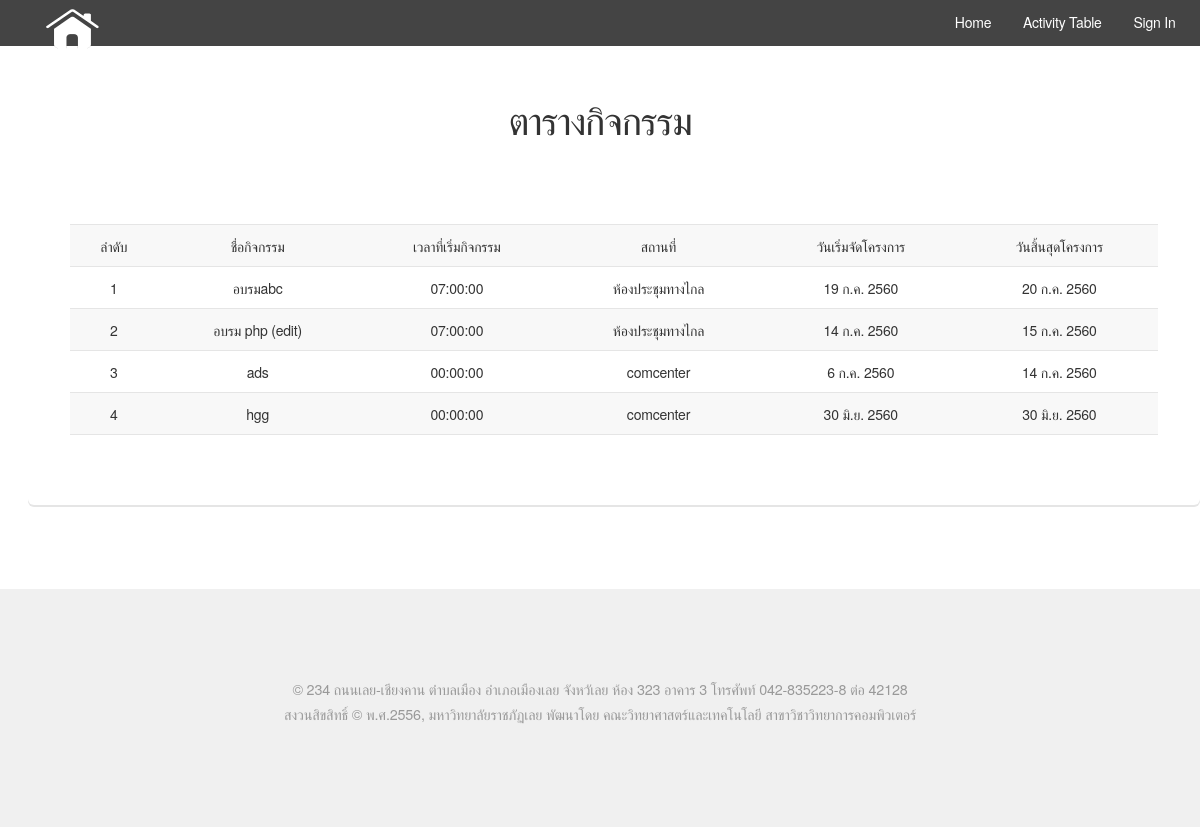
Page /tableindex.php on the committed database.
### tables this page shows
CREATE TABLE `activity` (
  `act_id` int(7) NOT NULL AUTO_INCREMENT,
  `act_name` varchar(255) NOT NULL,
  `act_datestart` date NOT NULL,
  `act_dateend` date NOT NULL,
  `start_time` time NOT NULL,
  `act_hour` int(2) NOT NULL,
  `act_location` varchar(255) NOT NULL,
  `act_number` int(7) NOT NULL,
  `rec_date` date NOT NULL,
  `respon` int(7) NOT NULL,
  `status_respon` int(1) NOT NULL,
  `year1` int(1) NOT NULL,
  `year2` int(1) NOT NULL,
  `year3` int(1) NOT NULL,
  `year4` int(1) NOT NULL,
  PRIMARY KEY (`act_id`)
);

### funtion/funcDateThai.php (called while the page is built, shortened)
<?php
	function DateThai1($strDate1)
	{
		$strYear = date("Y",strtotime($strDate1))+543;
		$strMonth= date("n",strtotime($strDate1));
		$strDay= date("j",strtotime($strDate1));
		$strMonthCut = Array("","ม.ค.","ก.พ.","มี.ค.","เม.ย.","พ.ค.","มิ.ย.","ก.ค.","ส.ค.","ก.ย.","ต.ค.","พ.ย.","ธ.ค.");
		$strMonthThai=$strMonthCut[$strMonth];
		return "$strDay $strMonthThai $strYear ";
	}
 ?>

### tableindex.php (the view, shortened to what this page needs)
<?php     include_once 'header.php';?>
				<section id="main" class="container">
					<header>
						<h2>ตารางกิจกรรม</h2>
					</header>
					<div class="row">
						<div class="12u">
								<section class="box">
									<div class="table-wrapper">
										<table>
											<thead>
											<div class="row uniform 1000%">
											<table width='600' align='center'>
												<tr>
		<td align='center'>ลำดับ</td>
		<td align='center'>ชื่อกิจกรรม</td>
		<td align='center'>เวลาที่เริ่มกิจกรรม</td>
		<td align='center'>สถานที่</td>
		<td align='center'>วันเริ่มจัดโครงการ</td>
		<td align='center'>วันสิ้นสุดโครงการ</td>
	</tr>
	<?php
		include_once 'config/config.php';
                include_once 'funtion/funcDateThai.php';
		$strsql = "SELECT * FROM activity ORDER BY act_id DESC";
		$result = mysqli_query($conn,$strsql);
		$row_no = 0;
		while($rs = mysqli_fetch_array($result))
		{
			$row_no++;
	?>
		<tr>
			<td align='center'><?= $row_no?></td>
			<td align='center'><?php echo $rs['act_name'];?></td>
			<td align='center'><?php echo $rs['start_time'];?></td>
			<td align='center'><?php echo $rs['act_location'];?></td>
			<td align='center'><?= DateThai1($rs['act_datestart'])?></td>
			<td align='center'><?= DateThai1($rs['act_dateend'])?></td>
  		</tr>
		<?php } ?>
</table>
						</section>
					</div>
				</div>
			</section>
		</div>
<?php include_once 'footer.php';?>

### assets/css/main.css (style rules this page uses)
html, body, div, span, applet, object, iframe, h1, h2, h3, h4, h5, h6, p, blockquote, pre, a, abbr, acronym, address, big, cite, code, del, dfn, em, img, ins, kbd, q, s, samp, small, strike, strong, sub, sup, tt, var, b, u, i, center, dl, dt, dd, ol, ul, li, fieldset, form, label, legend, table, caption, tbody, tfoot, thead, tr, th, td, article, aside, canvas, details, embed, figure, figcaption, footer, header, hgroup, menu, nav, output, ruby, section, summary, time, mark, audio, video { margin: 0; padding: 0; border: 0; font-size: 100%; font: inherit; vertical-align: baseline; }
article, aside, details, figcaption, figure, footer, header, hgroup, menu, nav, section { display: block; }
body { line-height: 1; }
table { border-collapse: collapse; border-spacing: 0; }
body { -webkit-text-size-adjust: none; }
*, *:before, *:after { -moz-box-sizing: border-box; -webkit-box-sizing: border-box; box-sizing: border-box; }
.container { margin-left: auto; margin-right: auto; }
.container { width: 60em; }
@media screen and (max-width: 1680px) { .container { width: 60em; } }
@media screen and (max-width: 1280px) { .container { width: 60em; } }
.row { border-bottom: solid 1px transparent; -moz-box-sizing: border-box; -webkit-box-sizing: border-box; box-sizing: border-box; }
.row > * { float: left; -moz-box-sizing: border-box; -webkit-box-sizing: border-box; box-sizing: border-box; }
.row:after, .row:before { content: ''; display: block; clear: both; height: 0; }
.row > * { padding: 0 0 0 2em; }
.row { margin: 0 0 -1px -2em; }
.row.uniform { margin: -2em 0 -1px -2em; }
.\31 2u, .\31 2u\24 { width: 100%; clear: none; margin-left: 0; }
@media screen and (max-width: 1680px) { .row > * { padding: 0 0 0 2em; } }
@media screen and (max-width: 1680px) { .row { margin: 0 0 -1px -2em; } }
@media screen and (max-width: 1680px) { .row.uniform { margin: -2em 0 -1px -2em; } }
@media screen and (max-width: 1280px) { .row > * { padding: 0 0 0 2em; } }
@media screen and (max-width: 1280px) { .row { margin: 0 0 -1px -2em; } }
@media screen and (max-width: 1280px) { .row.uniform { margin: -2em 0 -1px -2em; } }
body { background: #f5f5f5; }
body, input, select, textarea { color: #777; font-family: "Source Sans Pro", sans-serif; font-size: 16pt; font-weight: 300; line-height: 1.65em; letter-spacing: -0.015em; }
h1, h2, h3, h4, h5, h6 { color: #646464; font-weight: 300; line-height: 1em; margin: 0 0 0.5em 0; }
h2 { font-size: 2.25em; line-height: 1.5em; letter-spacing: -0.035em; }
.box { background: #fff; border-radius: 6px; box-shadow: 0 2px 0 0 #e5e5e5; margin: 0 0 2em 0; padding: 3em; }
.box > :last-child { margin-bottom: 0; }
.table-wrapper { -webkit-overflow-scrolling: touch; overflow-x: auto; }
table { margin: 0 0 2em 0; width: 100%; }
table tbody tr { border: solid 1px #e5e5e5; border-left: 0; border-right: 0; }
table tbody tr:nth-child(2n + 1) { background-color: #f8f8f8; }
table td { padding: 0.75em 0.75em; }
table thead { border-bottom: solid 2px #e5e5e5; }
#main { padding: 4em 0; }
#main > header { text-align: center; margin: 0 0 3em 0; }
#main > header h2 { font-size: 2.75em; margin: 0; }
@media screen and (max-width: 1680px) { body, input, select, textarea { font-size: 13pt; } }
@media screen and (max-width: 1280px) { body, input, select, textarea { font-size: 11pt; } }

### rows in the picture
activity: act_name "อบรมabc", start_time "07:00:00", act_location "ห้องประชุมทางไกล", act_datestart "19 ก.ค. 2560", act_dateend "20 ก.ค. 2560"
activity: act_name "อบรม php (edit)", start_time "07:00:00", act_location "ห้องประชุมทางไกล", act_datestart "14 ก.ค. 2560", act_dateend "15 ก.ค. 2560"
activity: act_name "ads", start_time "00:00:00", act_location "comcenter", act_datestart "6 ก.ค. 2560", act_dateend "14 ก.ค. 2560"
activity: act_name "hgg", start_time "00:00:00", act_location "comcenter", act_datestart "30 มิ.ย. 2560", act_dateend "30 มิ.ย. 2560"
